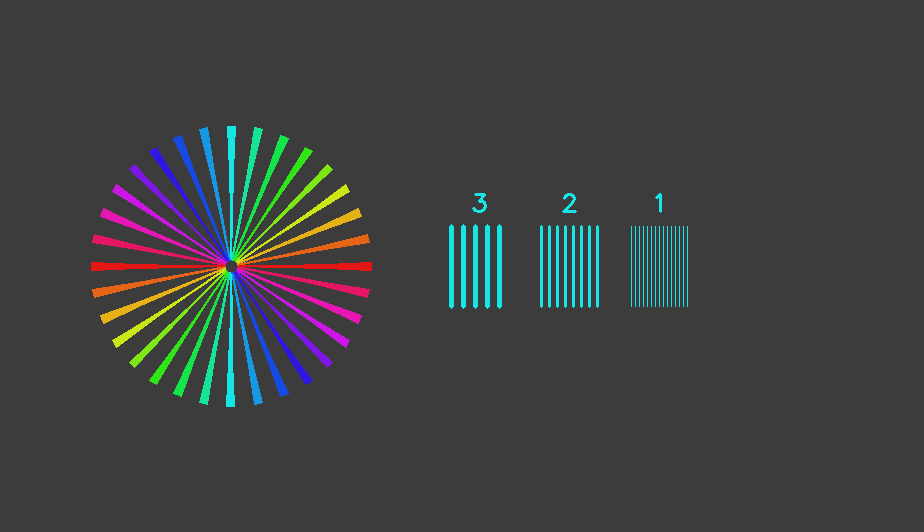
#> input picture testimages/synthetic_calibration_phantom.png, 924 x 532 px
$ python -i sunburst.py   (imports and definitions only)
#> lines starting #> are read from the running program, lines starting #| are printed output that depends on the picture; after the words box and inside, x2 and y2 are one past the last pixel; in counts of white or black regions, pixels touching at a corner belong together
"""
Sunburst Calibration Module.

This module provides tools for creating hue-to-angle linear regression models
from calibration slides containing sunburst/compass patterns with oriented rectangles.

The calibration process:
1. Load a calibration slide image (.tif or .ome.tif)
2. Segment rectangles from background (they appear as colored regions)
3. Detect the orientation angle of each rectangle
4. Extract the mode RGB/hue value for each rectangle
5. Create a linear regression mapping hue to angle (0-180 degrees)
"""

from dataclasses import dataclass, field
from pathlib import Path
from typing import Optional, Tuple, List, Union
import warnings

import numpy as np
from scipy import ndimage, stats
from scipy.optimize import curve_fit
import cv2
from skimage import color, measure, morphology, filters
from skimage.io import imread
import matplotlib.pyplot as plt


@dataclass
class CalibrationRectangle:
    """Data for a single calibration rectangle."""

    label: int
    centroid: Tuple[float, float]  # (row, col)
    angle: float  # Orientation angle in degrees (0-180)
    area: int  # Number of pixels
    rgb_mode: Tuple[int, int, int]  # Mode RGB value
    hue_mode: float  # Mode hue value (0-1)
    hue_mean: float  # Mean hue value (0-1)
    mask: Optional[np.ndarray] = field(default=None, repr=False)


@dataclass
class CalibrationResult:
    """Result of sunburst calibration."""

    # Regression coefficients: hue = slope * angle + intercept
    slope: float
    intercept: float
    r_squared: float

    # Inverse: angle = inv_slope * hue + inv_intercept
    inv_slope: float
    inv_intercept: float

    # Raw data
    angles: np.ndarray
    hue_values: np.ndarray
    rectangles: List[CalibrationRectangle]

    # Phase offset for alignment (from MATLAB: 61.875 degrees)
    phase_offset: float = 61.875

    # [66 lines left out: functions hue_to_angle, angle_to_hue, save, load, not called in this run]


class SunburstCalibrator:
    """Calibrator for sunburst/compass calibration slides.

    This class segments oriented rectangles from a calibration slide image
    and creates a linear regression mapping hue values to orientation angles.

    The calibration slide should contain:
    - Background (dark or uniform color)
    - Vertical lines (ignored)
    - A set of rectangles oriented in different directions (like a compass/sunburst)

    Typical slides have 12-16 rectangles evenly spaced around 180 degrees.

    Example:
        >>> calibrator = SunburstCalibrator()
        >>> result = calibrator.calibrate("calibration_slide.tif")
        >>> print(f"R-squared: {result.r_squared:.4f}")
        >>> result.save("calibration.npz")

        # Later use:
        >>> result = CalibrationResult.load("calibration.npz")
        >>> angle = result.hue_to_angle(0.5)  # Convert hue 0.5 to angle
    """

    def __init__(
        self,
        n_expected_rectangles: int = 16,
        min_area: int = 100,
        saturation_threshold: float = 0.1,
        value_threshold: float = 0.1,
        merge_duplicates: bool = True,
        angle_tolerance: float = 5.0,
    ):
        """Initialize the calibrator.

        Args:
            n_expected_rectangles: Expected number of rectangles (default 16).
                For a full 360 deg sunburst, this would be the total count (e.g., 16),
                but since opposite directions are the same orientation (0-180 deg),
                you'll have n_expected_rectangles/2 unique angles.
            min_area: Minimum pixel area for a valid rectangle
            saturation_threshold: Minimum saturation to be considered colored (not background)
            value_threshold: Minimum value (brightness) to be considered foreground
            merge_duplicates: If True, merge rectangles with similar angles (within
                angle_tolerance). This handles sunburst patterns where opposite
                directions have the same orientation. Default True.
            angle_tolerance: Angle difference (degrees) within which rectangles
                are considered duplicates and merged. Default 5.0.
        """
        self.n_expected_rectangles = n_expected_rectangles
        self.min_area = min_area
        self.saturation_threshold = saturation_threshold
        self.value_threshold = value_threshold
        self.merge_duplicates = merge_duplicates
        self.angle_tolerance = angle_tolerance

    def calibrate(
        self,
        image_path: Union[str, Path],
        debug_plot: bool = False,
    ) -> CalibrationResult:
        """Perform calibration on a sunburst slide image.

        Args:
            image_path: Path to calibration slide image (.tif or .ome.tif)
            debug_plot: If True, show debug visualization

        Returns:
            CalibrationResult with regression model and data
        """
        # Load image
        image = self._load_image(image_path)

        # Segment rectangles
        rectangles = self._segment_rectangles(image)

        if len(rectangles) < 3:
            raise ValueError(
                f"Found only {len(rectangles)} rectangles. Need at least 3 for regression."
            )

        if len(rectangles) != self.n_expected_rectangles:
            warnings.warn(
                f"Found {len(rectangles)} rectangles, expected {self.n_expected_rectangles}. "
                "Calibration will proceed but results may be inaccurate."
            )

        # Merge duplicate angles if enabled (handles sunburst opposite directions)
        if self.merge_duplicates:
            rectangles = self._merge_duplicate_angles(rectangles)

        # Extract angles and hue values
        angles = np.array([r.angle for r in rectangles])
        hue_values = np.array([r.hue_mode for r in rectangles])

        # Fit linear regression
        result = self._fit_regression(angles, hue_values, rectangles)

        if debug_plot:
            self._plot_debug(image, rectangles, result)

        return result

    def _load_image(self, path: Union[str, Path]) -> np.ndarray:
        """Load image from file.

        Args:
            path: Path to image file

        Returns:
            RGB image as numpy array (H, W, 3), uint8
        """
        path = Path(path)

        if not path.exists():
            raise FileNotFoundError(f"Image not found: {path}")

        # Try tifffile first for OME-TIFF support
        try:
            import tifffile
            image = tifffile.imread(str(path))
        except Exception:
            # Fall back to skimage
            image = imread(str(path))
#> image is the input picture: shape (532, 924, 3); mean R, G, B 62.1, 64.4, 64.4

        # Handle multi-channel TIFF (channels might be first dimension)
        if image.ndim == 3:
            if image.shape[0] == 3 and image.shape[2] != 3:
                # Channels first: (3, H, W) -> (H, W, 3)
                image = np.moveaxis(image, 0, -1)
            elif image.shape[2] == 4:
                # RGBA -> RGB
                image = image[:, :, :3]
        elif image.ndim == 2:
            # Grayscale -> RGB
            image = np.stack([image] * 3, axis=-1)

        # Ensure uint8
        if image.dtype != np.uint8:
            if image.max() <= 1.0:
                image = (image * 255).astype(np.uint8)
            else:
                image = image.astype(np.uint8)

        return image

    def _segment_rectangles(self, image: np.ndarray) -> List[CalibrationRectangle]:
        """Segment oriented rectangles from the calibration image.

        Args:
            image: RGB image (H, W, 3)

        Returns:
            List of CalibrationRectangle objects
        """
        # Convert to HSV
        hsv = color.rgb2hsv(image)
#> hsv: shape (532, 924, 3) float64; mean of channels 0, 1, 2 0.0235, 0.0447, 0.268
        hue = hsv[:, :, 0]
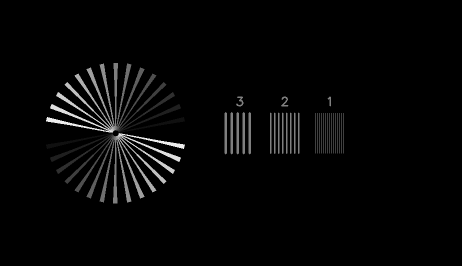
#> hue: shape (532, 924) float64 (shown at 1/2 size); min 0, max 0.937, mean 0.0235
        saturation = hsv[:, :, 1]
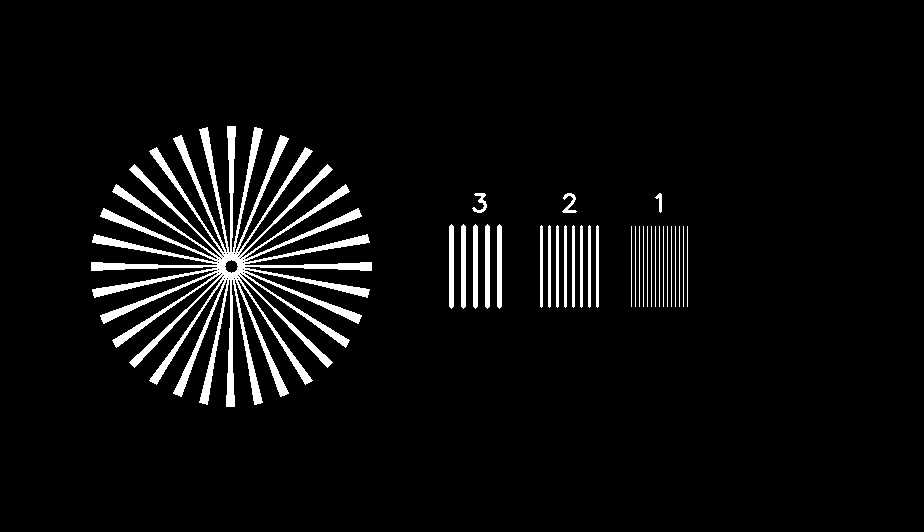
#> saturation: shape (532, 924) float64; values 0 (black) and 0.904 (white), 4.9% white; 32 white regions, largest, box (x1, y1, x2, y2) and area: (91, 126, 372, 407) 18749, (449, 224, 454, 309) 413, (461, 224, 466, 309) 413
        value = hsv[:, :, 2]

        # Create foreground mask: pixels with sufficient saturation and value
        # This removes background and dark regions
        foreground_mask = (saturation > self.saturation_threshold) & (value > self.value_threshold)

        # Clean up mask with morphological operations
        foreground_mask = morphology.remove_small_objects(foreground_mask, min_size=self.min_area)
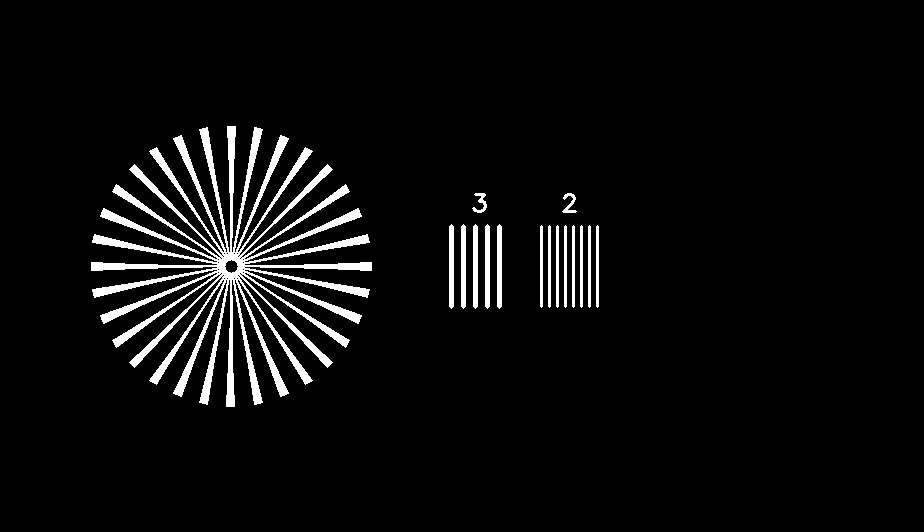
#> foreground_mask: shape (532, 924) bool; 4.7% white; 16 white regions, largest, box (x1, y1, x2, y2) and area: (91, 126, 372, 407) 18749, (449, 224, 454, 309) 413, (461, 224, 466, 309) 413
        foreground_mask = morphology.remove_small_holes(foreground_mask, area_threshold=500)
#> foreground_mask: shape (532, 924) bool; 4.7% white; 16 white regions, largest, box (x1, y1, x2, y2) and area: (91, 126, 372, 407) 18894, (449, 224, 454, 309) 413, (461, 224, 466, 309) 413

        # Optional: Apply median filter to reduce noise
        foreground_mask = ndimage.median_filter(foreground_mask.astype(np.uint8), size=5).astype(bool)
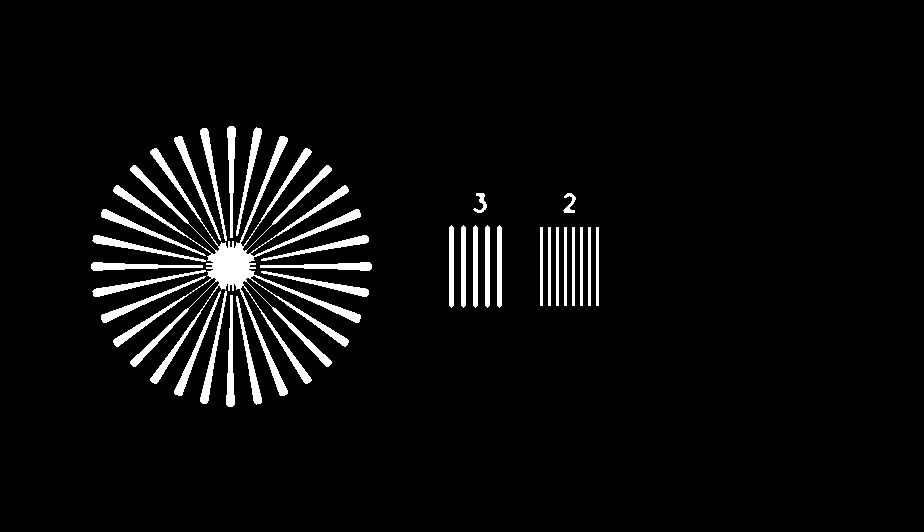
#> foreground_mask: shape (532, 924) bool; 4.6% white; 32 white regions

        # Label connected components
        labels = measure.label(foreground_mask)
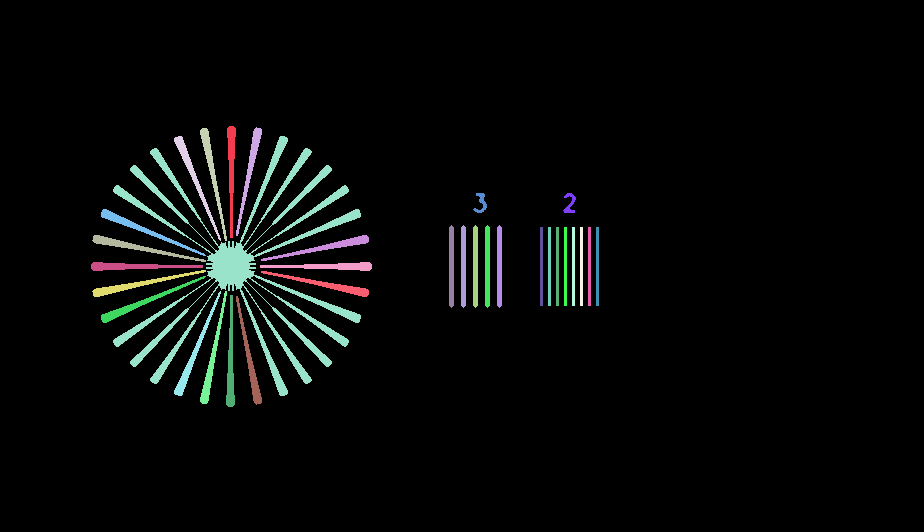
#> labels: shape (532, 924) int32; 33 distinct labels, from 0 to 32; one colour per label, 0 black
        regions = measure.regionprops(labels, intensity_image=hue)
#> regions = 32 regions; largest, box (x1, y1, x2, y2) and area: (113, 136, 361, 396) 9462, (101, 209, 206, 256) 563, (101, 276, 206, 323) 563, (174, 136, 221, 241) 562, (92, 235, 206, 262) 562

        rectangles = []

        for region in regions:
            # Skip small regions
            if region.area < self.min_area:
                continue

            # Get the mask for this region
            region_mask = labels == region.label

            # Calculate orientation angle
            angle = self._calculate_rectangle_angle(region, region_mask)

            # Extract RGB values for this region
            rgb_pixels = image[region_mask]
            rgb_mode = self._calculate_mode_rgb(rgb_pixels)

            # Extract hue values
            hue_pixels = hue[region_mask]
            hue_mode = self._calculate_mode_hue(hue_pixels)
            hue_mean = np.mean(hue_pixels)

            rect = CalibrationRectangle(
                label=region.label,
                centroid=region.centroid,
                angle=angle,
                area=region.area,
                rgb_mode=rgb_mode,
                hue_mode=hue_mode,
                hue_mean=hue_mean,
                mask=region_mask,
            )
            rectangles.append(rect)
#> this loop made 32 passes
#> (angle, hue_mode) on passes 1 to 8: (180, 0.502), (11.51, 0.439), (168.5, 0.561), (157.4, 0.623), (0, 0.189), (3.04, 0.502), (6.53, 0.502), (112.6, 0.877)
#> (the rest of the program and of its run is left out)
